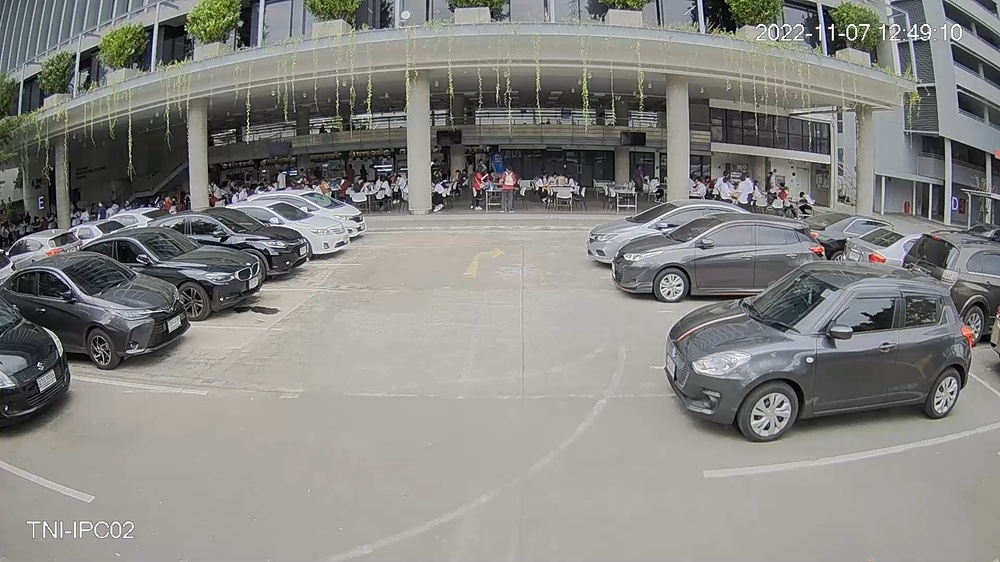
#> input picture IPC02/TniParkImg.jpg, 1000 x 562 px, shrunk from 1920 x 1080 before the run
$ python answer_lines.py
#> lines starting #> are read from the running program, lines starting #| are printed output that depends on the picture
import cv2
import numpy as np

img = cv2.imread("TniParkImg.jpg")
#> img is the input picture: shape (562, 1000, 3); mean B, G, R 130.5, 133.9, 133.9
gray = cv2.cvtColor(img, cv2.COLOR_BGR2GRAY)

kernel_size = 5
blur_gray = cv2.GaussianBlur(gray, (kernel_size, kernel_size), 0)
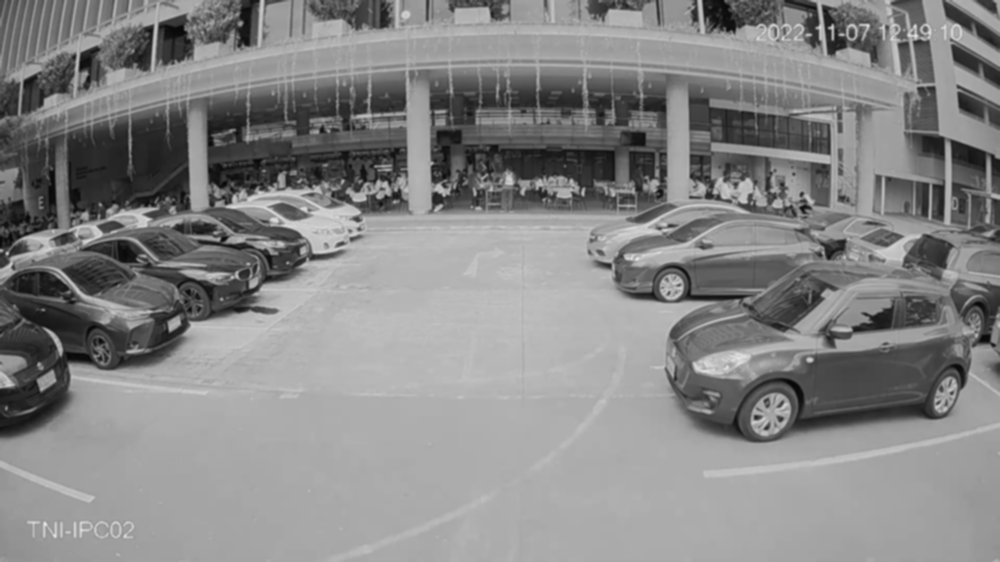
#> blur_gray: shape (562, 1000); min 6, max 230, mean 133.5

low_threshold = 50
high_threshold = 150
edges = cv2.Canny(blur_gray, low_threshold, high_threshold)
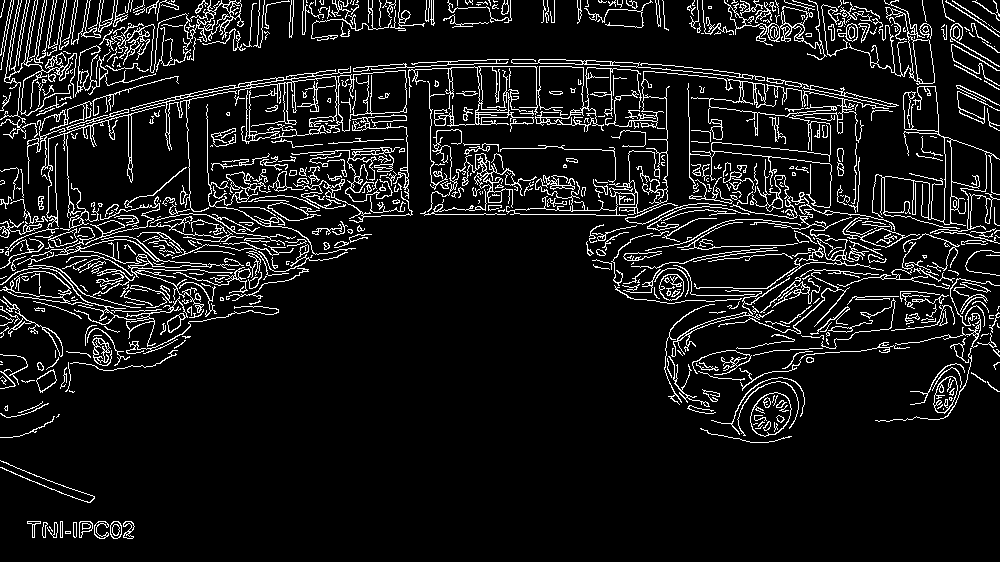
#> edges: shape (562, 1000); 9.3% white in thin lines or dots

rho = 1  # distance resolution in pixels of the Hough grid
theta = np.pi / 180  # angular resolution in radians of the Hough grid
threshold = 15  # minimum number of votes (intersections in Hough grid cell)
min_line_length = 50  # minimum number of pixels making up a line
max_line_gap = 20  # maximum gap in pixels between connectable line segments
line_image = np.copy(img) * 0  # creating a blank to draw lines on
#> line_image: shape (562, 1000, 3); every value is 0

# Run Hough on edge detected image
# Output "lines" is an array containing endpoints of detected line segments
lines = cv2.HoughLinesP(edges, rho, theta, threshold, np.array([]),
                        min_line_length, max_line_gap)
#> lines = 1265 rows, first 6: [857, 50, 997, 18], [6, 280, 225, 241], [432, 164, 586, 214], [431, 176, 666, 193], [430, 136, 539, 103], [913, 196, 995, 193]

for line in lines:
    for x1, y1, x2, y2 in line:
        cv2.line(line_image, (x1, y1), (x2, y2), (255, 0, 0), 5)
#> this loop made 1265 passes
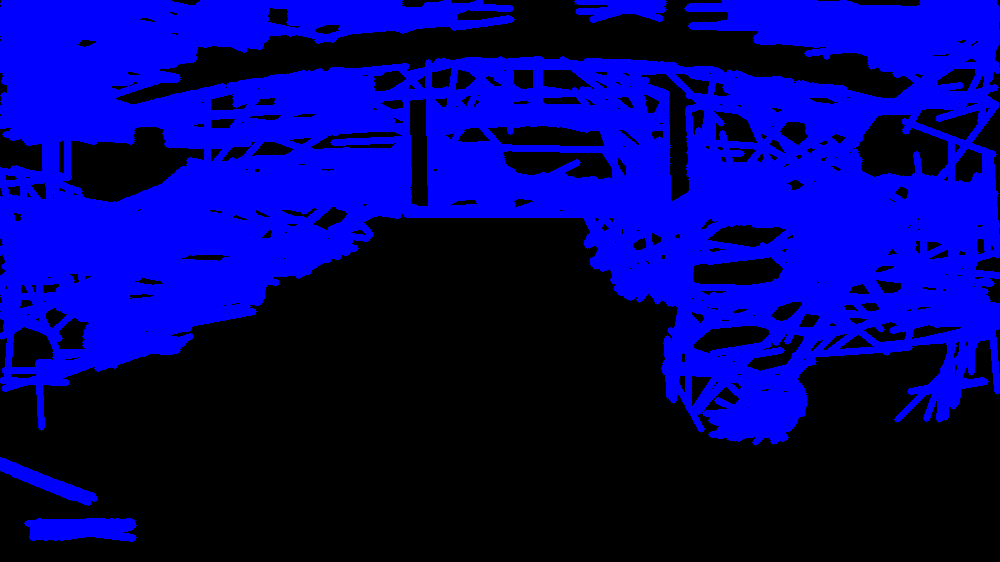
#> line_image: shape (562, 1000, 3); mean B, G, R 114.1, 0, 0

# Draw the lines on the  image
lines_edges = cv2.addWeighted(img, 0.8, line_image, 1, 0)
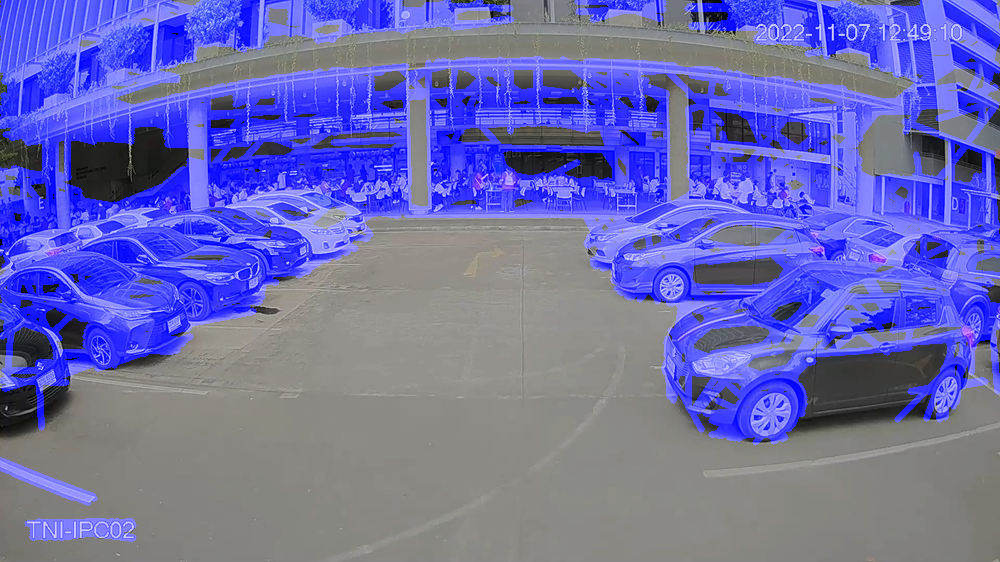
#> lines_edges: shape (562, 1000, 3); mean B, G, R 180.1, 107.1, 107.2

cv2.imshow("img", lines_edges)
cv2.waitKey(0)
